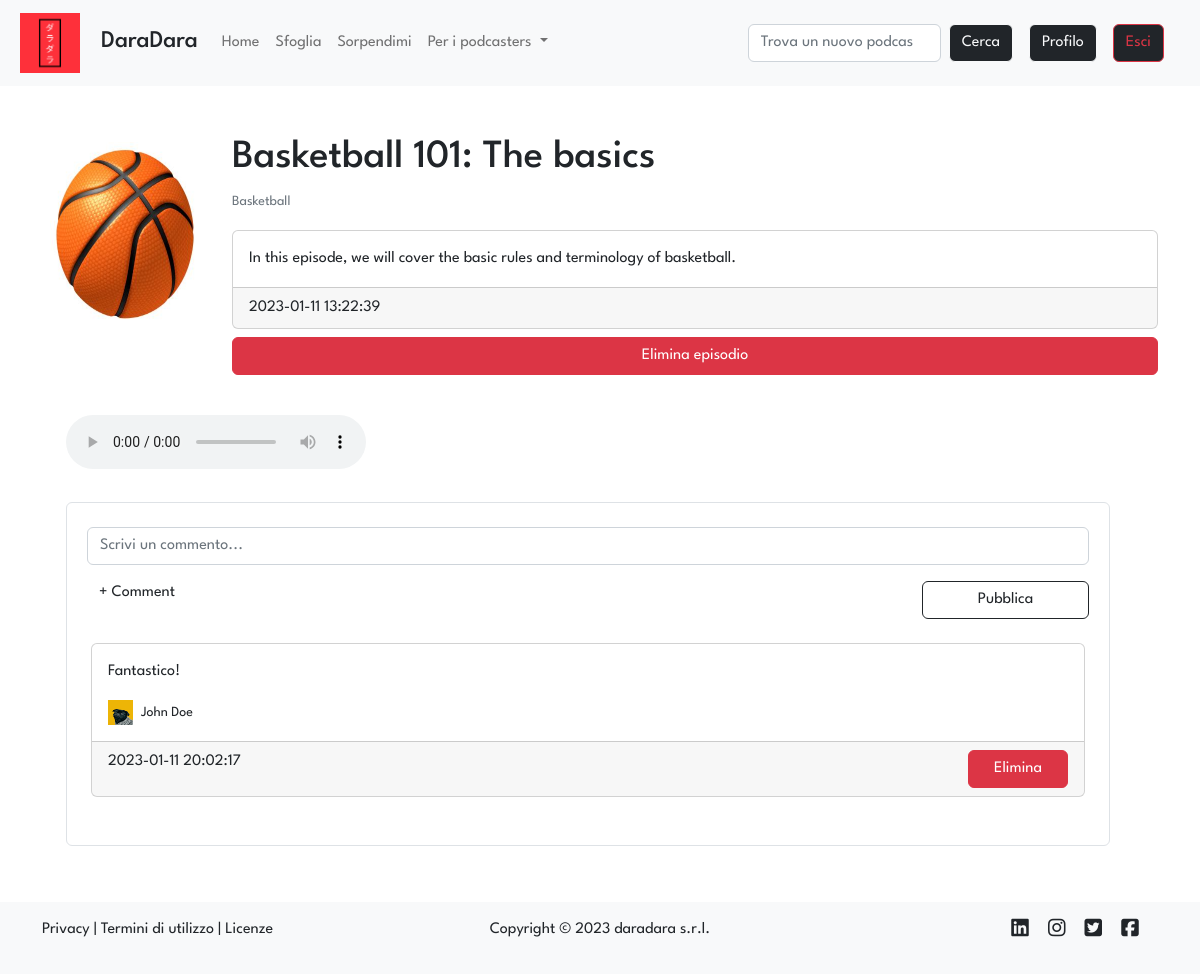
The page /podcast/2/episode/8 (signed in) on the database as committed earlier.
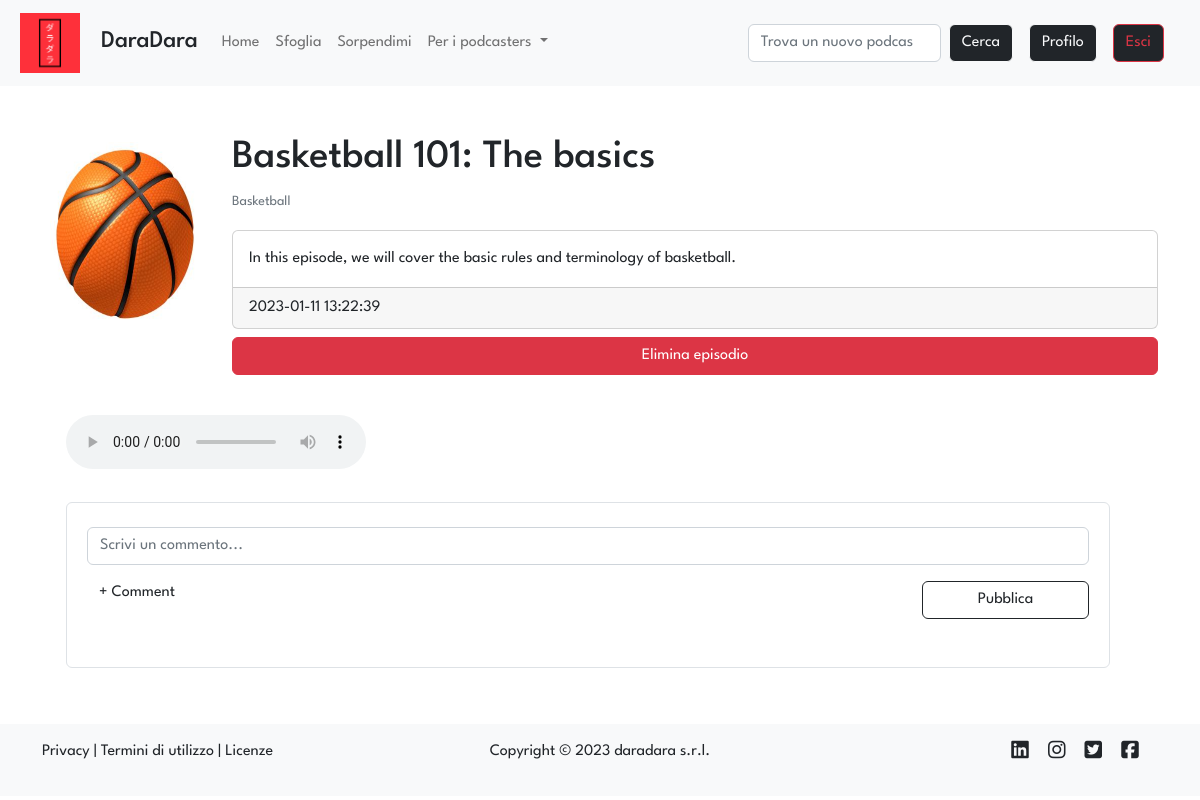
The same page on the database as committed later.
### tables this page shows
CREATE TABLE "comments" (
	"id_user"	INTEGER NOT NULL,
	"id_ep"	INTEGER NOT NULL,
	"text"	TEXT NOT NULL,
	"timestamp"	TEXT NOT NULL,
	FOREIGN KEY("id_ep") REFERENCES "episodes"("id"),
	FOREIGN KEY("id_user") REFERENCES "users"("id"),
	PRIMARY KEY("id_user","id_ep","timestamp")
);

CREATE TABLE "users" (
	"id"	INTEGER NOT NULL UNIQUE,
	"email"	TEXT NOT NULL UNIQUE,
	"password"	TEXT NOT NULL,
	"name"	TEXT NOT NULL,
	"surname"	TEXT NOT NULL,
	"propic"	TEXT NOT NULL,
	PRIMARY KEY("id" AUTOINCREMENT)
);

### app.py (the view)
@app.route('/podcast/<int:id_pod>/episode/<int:id_ep>')
def episode(id_pod, id_ep):
    episode = dao.get_episode(id_ep)
    if episode and episode['id_podcast'] == id_pod:
        podcast = dao.get_podcast(id_pod)
        comments = dao.get_comments_extended(id_ep)
        return render_template('episode.html', id=id_ep, id_pod=id_pod, podcast=podcast, episode=episode, comments=comments)
    else:
        flash(message='Si è verificato un errore', category='danger')
        return redirect(url_for('index'))

### app.py (called while the page is built)
@login_manager.user_loader
def load_user(user_id):
    return User(dao.get_user(user_id))

### data/dao.py (called while the page is built)
def get_comments_extended(id_ep):
    conn, cursor = connect()
    comments = False
    try:
        sql = "SELECT comments.id_user, text, timestamp, name, surname, propic FROM comments, users WHERE comments.id_user = users.id AND id_ep = ?"
        cursor.execute(sql, (id_ep,))
        comments = cursor.fetchall()
    except Exception as e:
        print(e)
    close(conn, cursor)
    return comments

def get_episode(id):
    conn, cursor = connect()
    episode = False
    try:
        sql = 'SELECT * FROM episodes WHERE id = ?'
        cursor.execute(sql, (id,))
        episode = cursor.fetchone()
    except Exception as e:
        print(e)
    close(conn, cursor)
    return episode

def get_user(id):
    conn, cursor = connect()
    user = False
    try:
        sql = 'SELECT * FROM users WHERE id = ?'
        cursor.execute(sql, (id,))
        user = cursor.fetchone()
    except Exception as e:
        print(e)
    close(conn, cursor)
    return user

def connect():
    conn = sqlite3.connect(PATH)
    conn.row_factory = sqlite3.Row
    cursor = conn.cursor()
    return conn, cursor

### templates/episode.html (shortened to what this page needs)
{% extends 'layout.html' %}
{% block stylesheets %} <link rel="stylesheet" href="{{url_for('static', filename='stylesheets/episode.css')}}"> {% endblock %}
{% block content %}
<div class="row">
    <div class="col-12 col-lg-2 d-flex justify-content-center">
        <img src="{{url_for('static', filename='uploads/images/covers/{0}{1}'.format(id_pod, podcast.img))}}" alt="Immagine podcast" class="card-img p-1 p-lg-2 episode-img">
    </div>
    <div class="col mt-4 mt-lg-0">
        <div class="row d-flex justify-content-center align-items-center mb-3">
            <h1 class="">{{episode.title}}</h1>
            <a href="{{url_for('podcast', id=podcast.id)}}"><p class="card-text"><small class="text-muted">{{podcast.title}}</small></p></a>
        </div>
        <div class="card">
            <div class="card-body">
              <p class="card-text">{{episode.description}}</p>
            </div>
            <div class="card-footer">
                {{episode.timestamp}}
            </div>
        </div>
        <div class="row mx-0 my-2 d-flex justify-content-center align-content-center display-5">
            <button type="button" class="btn btn-danger" data-bs-toggle="modal" data-bs-target="#deleteEpisodeModal">
                Elimina episodio
            </button>
        </div>
    </div>
</div>
<div class="row mt-3 mx-lg-0 mx-2">
    <div id="player" class="col-md-7">
        <div class="card-body row g-2">
            <div class="text-light p-3">
                <audio controls>
                    <source src="audio-file.mp3" type="audio/mpeg">
                </audio>
            </div>
        </div>
    </div>
    <div class="row d-flex justify-content-center align-content-center my-2">
        <div class="row d-flex justify-content-center">
            <div class="">
              <div class="card shadow-0 border bg-ligth">
                <div class="card-body p-4">
                    <form class="form-outline mb-4 mx-2" action="{{ url_for('post_new_comment', id_ep=id, id_pod=id_pod) }}" method="POST">
                        <div class="row">
                            <input type="text" name="text" id="addANote" class="form-control" placeholder="Scrivi un commento..." />
                        </div>
                        <div class="row d-flex justify-content-between mt-3">
                            <label class="col-6 form-label" for="addANote">+ Comment</label>
                            <button type="submit" class="col-12 col-lg-2 btn btn-outline-dark">Pubblica</button>
                        </div>
                    </form>
                    {% for comment in comments %}
                    <div class="card mb-4">
                        <div class="card-body">
                        <p>{{comment.text}}</p>
                        <div class="d-flex justify-content-between">
                            <div class="d-flex flex-row align-items-center">
                                <img src="{{url_for('static', filename='uploads/images/propics/{0}{1}'.format(comment.id_user, comment.propic))}}" alt="avatar" width="25"
                                    height="25"/>
                                <p class="small mb-0 ms-2">{{comment.name}} {{comment.surname}}</p>
                            </div>
                        </div>
                        </div>
                        <div class="card-footer d-flex justify-content-between">
                            <div class="col-4 col-sm-3 col-lg-2">
                                {{comment.timestamp}}
                            </div>
                            <form class="col-8 col-sm-7 col-md-6 col-lg-5 d-flex justify-content-end" action="{{ url_for('post_delete_comment', id_pod=id_pod, id_ep=id) }}" method="POST">
                                <button type="submit" class="col-8 col-lg-3 btn btn-danger">Elimina</button>
                            </form>
                        </div>
                    </div>
                    {% endfor %}
                </div>
              </div>
            </div>
          </div>
    </div>
</div>
{% endblock %}

Rows that differ between the two databases and show on the page:
removed comments: text "Fantastico!", id_user.propic (picture), name "John", surname "Doe", timestamp "2023-01-11 20:02:17"
